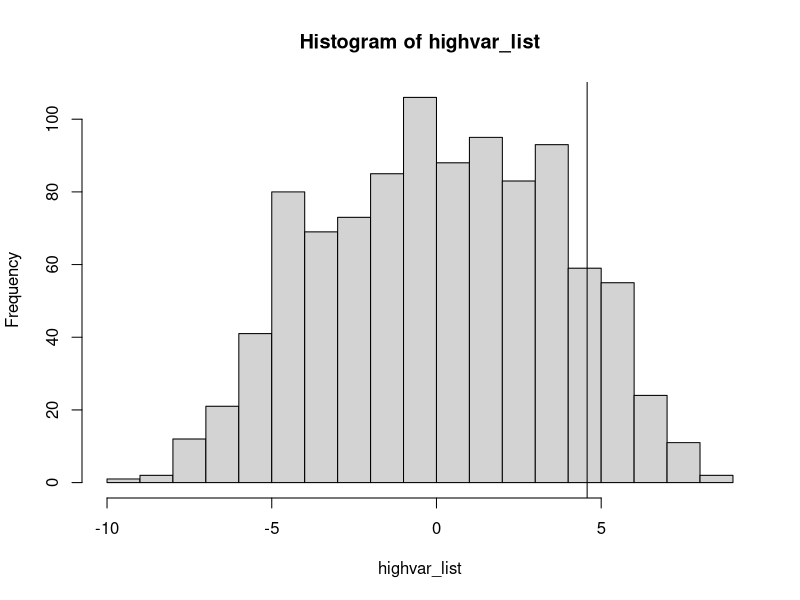
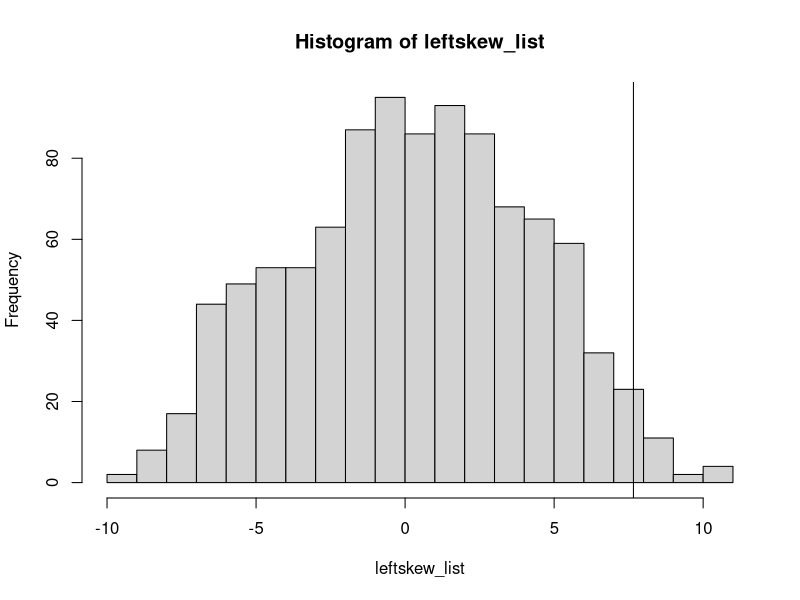
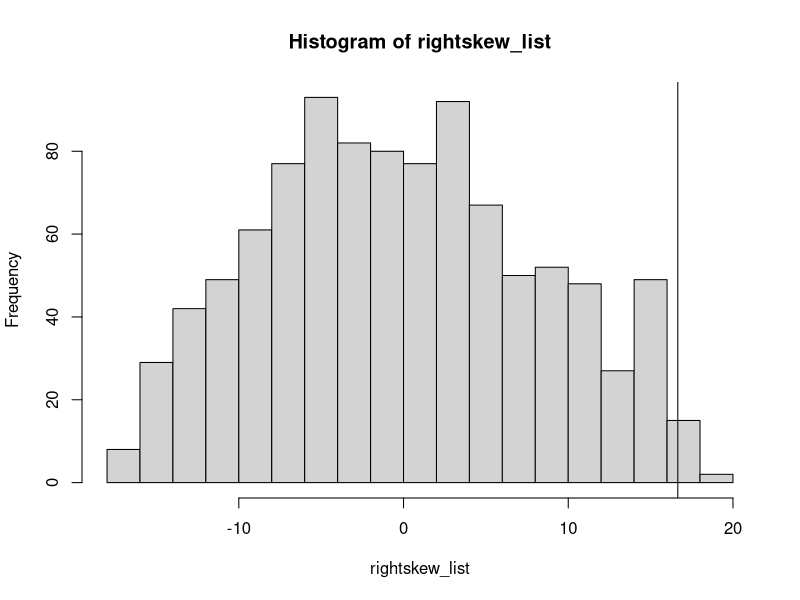
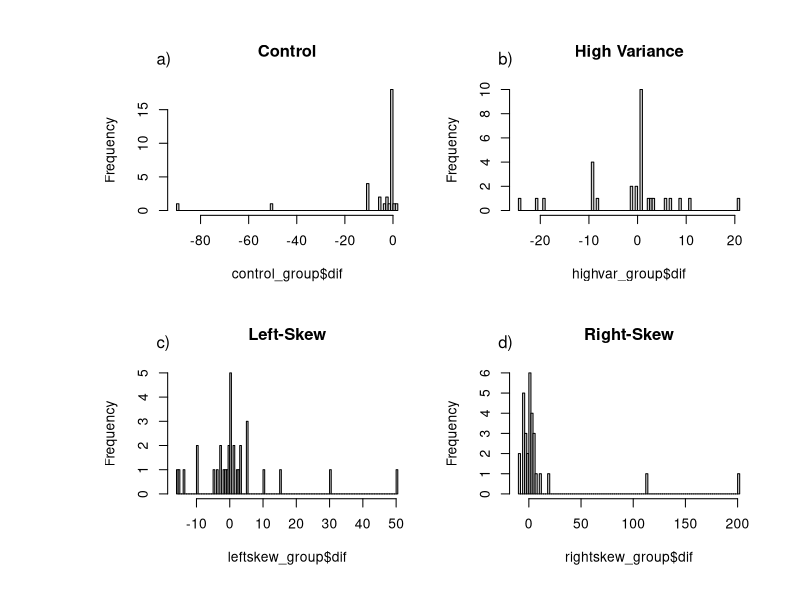
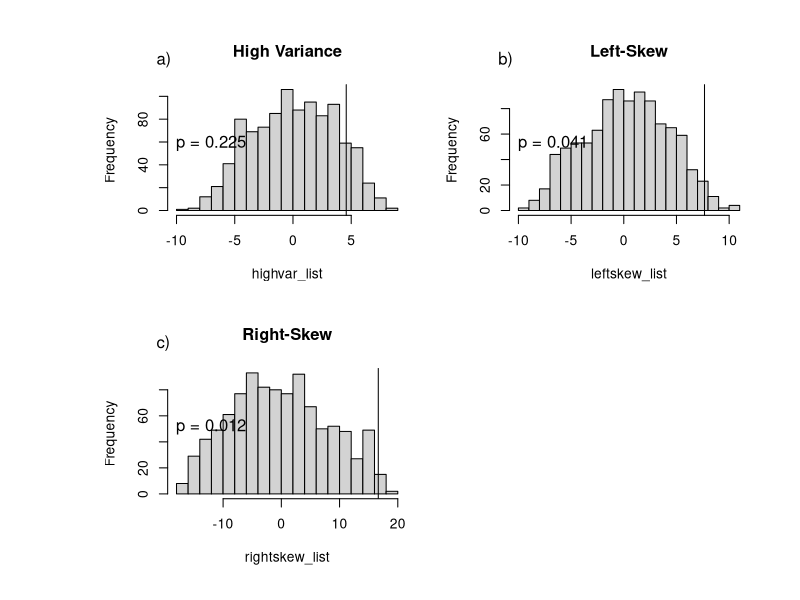

These figures' R source, in order:
## ---- chunk 1
#Packages used in analysis
library(data.table)
library(knitr)
library(pwr)
## ---- chunk 2
knitr::opts_chunk$set(echo = FALSE)
pwr.t.test(d=0.75, sig.level=0.05, power=0.8, alternative="two.sided")
## ---- chunk 3
knitr::opts_chunk$set(echo = FALSE)

#Dataset
data = fread('data/survey_data.csv')

#Histogram of Control Group
control_group = data[Treatment == 1, .(ref = Q2_1_1, obs = Q3_1_1, refdif = 100.37 - Q2_1_1, obsdif = 100.37 - Q3_1_1)]
control_group[, dif := obsdif - refdif]
#hist_control<-hist(control_group$dif, breaks = 99)

#Histogram of High Variance
highvar_group = data[Treatment == 2, .(ref = Q2_1_1, obs = Q4_1_1, refdif = 100.37 - Q2_1_1, obsdif = 101.06 - Q4_1_1)]
highvar_group[, dif := obsdif - refdif]
highvar_combined = rbind(highvar_group, control_group)
#hist_highvar<-hist(highvar_group$dif, breaks = 99)

#Histogram Left Skew
leftskew_group = data[Treatment == 3, .(ref = Q2_1_1, obs = Q5_1_1, refdif = 100.37 - Q2_1_1, obsdif = 100.42 - Q5_1_1)]
leftskew_group[, dif := obsdif - refdif]
leftskew_combined = rbind(leftskew_group, control_group)
#hist_lskew<-hist(leftskew_group$dif, breaks = 99)

#Histogram Right Skew
rightskew_group = data[Treatment == 4 & is.na(Error), .(ref = Q2_1_1, obs = Q6_1_1, refdif = 100.37 - Q2_1_1, obsdif = 100.45 - Q6_1_1)]
rightskew_group[, dif := obsdif - refdif]
rightskew_combined = rbind(rightskew_group, control_group)
#hist_rskew<-hist(rightskew_group$dif, breaks = 99)

#Random Inference High Variance
highvar_ate = highvar_group[, mean(dif)] - control_group[, mean(dif)]
highvar_list = c()
for(i in 1:1000){
 highvar_combined[, random := rbinom(.N, 1, highvar_group[, .N] / (highvar_group[, .N] + control_group[, .N]))]
 highvar_list[i] = highvar_combined[random == 1, mean(dif)] - highvar_combined[random == 0, mean(dif)]
}
ri_highvar<-hist(highvar_list, breaks = 20)
abline(v = highvar_ate)
highvar_p1 = sum(highvar_list > abs(highvar_ate) | highvar_list < -abs(highvar_ate)) / length(highvar_list)

#Random Inference Left Skew
leftskew_ate = leftskew_group[, mean(dif)] - control_group[, mean(dif)]
leftskew_list = c()
for(i in 1:1000){
 leftskew_combined[, random := rbinom(.N, 1, leftskew_group[, .N] / (leftskew_group[, .N] + control_group[, .N]))]
 leftskew_list[i] = leftskew_combined[random == 1, mean(dif)] - leftskew_combined[random == 0, mean(dif)]
}
ri_lskew<-hist(leftskew_list, breaks = 20)
abline(v = leftskew_ate)
leftskew_p = sum(leftskew_list > abs(leftskew_ate) | leftskew_list < -abs(leftskew_ate)) / length(leftskew_list)

#Random Inference Right Skew
rightskew_ate = rightskew_group[, mean(dif)] - control_group[, mean(dif)]
rightskew_list = c()
for(i in 1:1000){
 rightskew_combined[, random := rbinom(.N, 1, rightskew_group[, .N] / (rightskew_group[, .N] + control_group[, .N]))]
 rightskew_list[i] = rightskew_combined[random == 1, mean(dif)] - rightskew_combined[random == 0, mean(dif)]
}
ri_rskew<- hist(rightskew_list, breaks = 20)
abline(v = rightskew_ate)
rightskew_p = sum(rightskew_list > abs(rightskew_ate) | rightskew_list < -abs(rightskew_ate)) / length(rightskew_list)

#Percentage Identifying Table
pidt<-data.frame(
 "Partial ID" = c('-','46.67% (14/30)','43.75% (14/32)','50.00% (15/30)'),
 "Perfect ID" = c('18.75% (6/32)','33.33% (10/30)','12.50% (4/32)','16.67% (5/30)')
 )
row.names(pidt)<-c('Control','High Variance','Left-Skew','Right-Skew')

## ---- chunk 4
knitr::opts_chunk$set(echo = FALSE)
#2x2 histogram
line = 1
cex = 2
side = 3
adj=-0.05

par(mfrow=c(2,2), oma=c(1,6,1,1))
hist(control_group$dif, breaks = 99, main='Control')
mtext("a)", side=side, line=line, adj=adj)
hist(highvar_group$dif, breaks = 99, main='High Variance')
mtext("b)", side=side, line=line, adj=adj)
hist(leftskew_group$dif, breaks = 99, main='Left-Skew')
mtext("c)", side=side, line=line, adj=adj)
hist(rightskew_group$dif, breaks = 99, main='Right-Skew')
mtext("d)", side=side, line=line, adj=adj)
mtext('figure label',side=1,outer=TRUE,line=1)
## ---- chunk 5
knitr::opts_chunk$set(echo = FALSE)
kable(pidt,caption = "Percentage Identifying Treatment Condition",align="c")
## ---- chunk 6
knitr::opts_chunk$set(echo = FALSE)
#2x2 histogram
line = 1
cex = 2
side = 3
adj=-0.05

par(mfrow=c(2,2), oma=c(1,6,1,1))
hist(highvar_list, breaks = 20, main='High Variance')
abline(v = highvar_ate)
mtext("a)", side=side, line=line, adj=adj)
mtext(paste(c('p =',highvar_p1),collapse=' '), side=side, line=line-5, adj=adj+.1)
hist(leftskew_list, breaks = 20, main='Left-Skew')
abline(v = leftskew_ate)
mtext(paste(c('p =',leftskew_p),collapse=' '), side=side, line=line-5, adj=adj+.1)
mtext("b)", side=side, line=line, adj=adj)
hist(rightskew_list, breaks = 20, main='Right-Skew')
abline(v = rightskew_ate)
mtext(paste(c('p =',rightskew_p),collapse=' '), side=side, line=line-5, adj=adj+.1)
mtext("c)", side=side, line=line, adj=adj)
mtext('figure label',side=1,outer=TRUE,line=1)
## ---- chunk 7
knitr::opts_chunk$set(echo = FALSE)
h_c<-t.test(highvar_group[, dif], control_group[, dif], alternative = "two.sided")$p.value
l_c<-t.test(leftskew_group[, dif], control_group[, dif], alternative = "two.sided")$p.value
r_c<-t.test(rightskew_group[, dif], control_group[, dif], alternative = "two.sided")$p.value

p_table<-data.frame(
 "Uncorrected" = c(round(h_c,4),round(l_c,4),round(r_c,4)),
 "Bonferroni-Corrected" = c(round(h_c*3,4),round(l_c*3,4),round(r_c*3,4))
 )
row.names(pidt)<-c('Control','High Variance','Left-Skew','Right-Skew')
kable(p_table,caption = "P-values Generated by T-Test on Collected Data",align="c")
